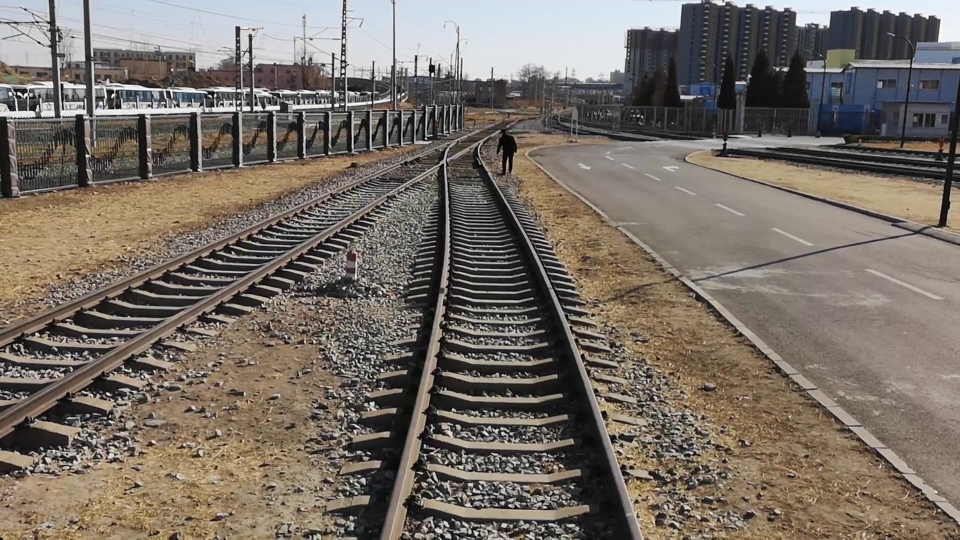
#> input picture opencv/image/rail_detect/Rail_Lane_Lines_master/pic/385.jpg, 1920 x 1080 px, found by its file name (shown at 1/2 size); its folder holds only this picture in this run
$ python pipeline-new.py   (older library calls are emulated)
#> lines starting #> are read from the running program, lines starting #| are printed output that depends on the picture; after the words box and inside, x2 and y2 are one past the last pixel; in counts of white or black regions, pixels touching at a corner belong together
### opencv/image/rail_detect/Rail_Lane_Lines_master/utils.py
# -*- coding: utf-8 -*-
"""
Created on Fri Oct  6 23:37:10 2017

@author: yang
"""

import numpy as np
import os
import cv2
import matplotlib.pyplot as plt
import matplotlib.image as mpimg

#get all image in the given directory persume that this directory only contain image files
# [19 lines left out: functions get_images_by_dir, calibrate, not called in this run]

# [6 lines of commented-out code are left out]

def get_M_Minv():
    # [6 lines of commented-out code are left out]
    src = np.float32([[(420, 720), (420, 400), (720, 720), (720, 400)]])
    dst = np.float32([[(420, 720), (0, 0), (720, 720), (1000, 0)]])
    M = cv2.getPerspectiveTransform(src, dst)
    Minv = cv2.getPerspectiveTransform(dst,src)
    return M,Minv

#function takes an image, object points, and image points
# performs the camera calibration, image distortion correction and
# returns the undistorted image
# [5 lines left out: function cal_undistort, not called in this run]

def abs_sobel_thresh(img, orient='x', thresh_min=0, thresh_max=255):
    # Convert to grayscale
    gray = cv2.cvtColor(img, cv2.COLOR_RGB2GRAY)

    # Apply x or y gradient with the OpenCV Sobel() function
    # and take the absolute value
    if orient == 'x':
        abs_sobel = np.absolute(cv2.Sobel(gray, cv2.CV_64F, 1, 0))
    if orient == 'y':
        abs_sobel = np.absolute(cv2.Sobel(gray, cv2.CV_64F, 0, 1))
    # Rescale back to 8 bit integer
    scaled_sobel = np.uint8(255*abs_sobel/np.max(abs_sobel))
    # Create a copy and apply the threshold
    binary_output = np.zeros_like(scaled_sobel)
    # Here I'm using inclusive (>=, <=) thresholds, but exclusive is ok too
    binary_output[(scaled_sobel >= thresh_min) & (scaled_sobel <= thresh_max)] = 1
    # Return the result
    return binary_output

def mag_thresh(img, sobel_kernel=3, mag_thresh=(0, 255)):
    # Convert to grayscale
    gray = cv2.cvtColor(img, cv2.COLOR_RGB2GRAY)
    # Take both Sobel x and y gradients
    sobelx = cv2.Sobel(gray, cv2.CV_64F, 1, 0, ksize=sobel_kernel)
    sobely = cv2.Sobel(gray, cv2.CV_64F, 0, 1, ksize=sobel_kernel)
    # Calculate the gradient magnitude
    gradmag = np.sqrt(sobelx**2 + sobely**2)
    # Rescale to 8 bit
    scale_factor = np.max(gradmag)/255
    gradmag = (gradmag/scale_factor).astype(np.uint8)
    # Create a binary image of ones where threshold is met, zeros otherwise
    binary_output = np.zeros_like(gradmag)
    binary_output[(gradmag >= mag_thresh[0]) & (gradmag <= mag_thresh[1])] = 1

    # Return the binary image
    return binary_output

def dir_threshold(img, sobel_kernel=3, thresh=(0, np.pi/2)):
    # Grayscale
    gray = cv2.cvtColor(img, cv2.COLOR_RGB2GRAY)
    # Calculate the x and y gradients
    sobelx = cv2.Sobel(gray, cv2.CV_64F, 1, 0, ksize=sobel_kernel)
    sobely = cv2.Sobel(gray, cv2.CV_64F, 0, 1, ksize=sobel_kernel)
    # Take the absolute value of the gradient direction,
    # apply a threshold, and create a binary image result
    absgraddir = np.arctan2(np.absolute(sobely), np.absolute(sobelx))
    binary_output =  np.zeros_like(absgraddir)
    binary_output[(absgraddir >= thresh[0]) & (absgraddir <= thresh[1])] = 1

    # Return the binary image
    return binary_output

def hls_select(img,channel='s',thresh=(0, 255)):
    hls = cv2.cvtColor(img, cv2.COLOR_RGB2HLS)
    if channel=='h':
        channel = hls[:,:,0]
    elif channel=='l':
        channel=hls[:,:,1]
    else:
        channel=hls[:,:,2]
    binary_output = np.zeros_like(channel)
    binary_output[(channel > thresh[0]) & (channel <= thresh[1])] = 1
    return binary_output

def luv_select(img, thresh=(0, 255)):
    luv = cv2.cvtColor(img, cv2.COLOR_RGB2LUV)
    l_channel = luv[:,:,0]
    binary_output = np.zeros_like(l_channel)
    binary_output[(l_channel > thresh[0]) & (l_channel <= thresh[1])] = 1
    return binary_output

def lab_select(img, thresh=(0, 255)):
    lab = cv2.cvtColor(img, cv2.COLOR_RGB2Lab)
    b_channel = lab[:,:,2]
    binary_output = np.zeros_like(b_channel)
    binary_output[(b_channel > thresh[0]) & (b_channel <= thresh[1])] = 1
    return binary_output

# [220 lines left out: functions find_line, find_line_by_previous, expand, draw_area, calculate_curv_and_pos, select_yellow and 2 more, not called in this run]

### opencv/image/rail_detect/Rail_Lane_Lines_master/line.py
# -*- coding: utf-8 -*-
"""
Created on Tue Oct 10 19:38:04 2017

@author: yang
"""
import numpy as np

# Define a class to receive the characteristics of each line detection
class Line():
    def __init__(self):
        # was the line detected in the last iteration?
        self.detected = False
        # x values of the last n fits of the line
        self.recent_fitted = [np.array([False])]
        #average x values of the fitted line over the last n iterations
        self.bestx = None
        #polynomial coefficients averaged over the last n iterations
        self.best_fit = None
        #polynomial coefficients for the most recent fit
        self.current_fit = [np.array([False])]
        #radius of curvature of the line in some units
        self.radius_of_curvature = None
        #distance in meters of vehicle center from the line
        self.line_base_pos = None
        #difference in fit coefficients between last and new fits
        self.diffs = np.array([0,0,0,0], dtype='float')
        #x values for detected line pixels
        self.allx = None
        #y values for detected line pixels
        self.ally = None

    # [27 lines left out: functions check_detected, update, not called in this run]


### opencv/image/rail_detect/Rail_Lane_Lines_master/pipeline-new.py
# -*- coding: utf-8 -*-
"""
Created on Sun Oct  8 21:49:26 2017

@author: zander
"""

import os
import cv2
import utils
import matplotlib.pyplot as plt
import numpy as np
from moviepy.editor import VideoFileClip
import line
# import tensorflow as tf
from PIL import Image
import time

def thresholding(img):
    #setting all sorts of thresholds
    x_thresh = utils.abs_sobel_thresh(img, orient='x', thresh_min=90 ,thresh_max=280)
    mag_thresh = utils.mag_thresh(img, sobel_kernel=3, mag_thresh=(30, 170))
    dir_thresh = utils.dir_threshold(img, sobel_kernel=3, thresh=(0.7, 1.3))
    hls_thresh = utils.hls_select(img, thresh=(160, 255))
    lab_thresh = utils.lab_select(img, thresh=(155, 210))
    luv_thresh = utils.luv_select(img, thresh=(225, 255))

    cv2.imshow('', x_thresh)
    cv2.waitKey(0)
    cv2.imshow('', mag_thresh)
    cv2.waitKey(0)
    cv2.imshow('', dir_thresh)
    cv2.waitKey(0)
    cv2.imshow('', hls_thresh)
    cv2.waitKey(0)
    exit(0)

    #Thresholding combination
    threshholded = np.zeros_like(x_thresh)
    threshholded[((x_thresh == 1) & (mag_thresh == 1)) | ((dir_thresh == 1) & (hls_thresh == 1)) | (lab_thresh == 1) | (luv_thresh == 1)] = 1

    return threshholded

# [5 lines left out: function RotateClockWise90, not called in this run]

def processing(img,M,Minv,left_line,right_line):
    #img = RotateClockWise90(img)
    #img = np.rot90(img)
    prev_time = time.time()
    img = Image.fromarray(img)
    undist = img
    #get the thresholded binary image
    img = np.array(img)
    thresholded = thresholding(img)
    # [5 lines of commented-out code are left out]
    thresholded_wraped = cv2.warpPerspective(thresholded, M, img.shape[1::-1], flags=cv2.INTER_LINEAR)

    #perform detection
    if left_line.detected and right_line.detected:
        left_fit, right_fit, left_lane_inds, right_lane_inds = utils.find_line_by_previous(thresholded_wraped,left_line.current_fit,right_line.current_fit)
    else:
        left_fit, right_fit, left_lane_inds, right_lane_inds = utils.find_line(thresholded_wraped)
    print(left_fit.shape, right_fit.shape, left_lane_inds.shape, right_lane_inds.shape)
    left_line.update(left_fit)
    right_line.update(right_fit)
    # #draw the detected laneline and the information
    undist = Image.fromarray(img)


    area_img, gre1 = utils.draw_area(undist,thresholded_wraped,Minv,left_fit, right_fit)

    # [4 lines of commented-out code are left out]
    curvature,pos_from_center = utils.calculate_curv_and_pos(thresholded_wraped,left_fit, right_fit)
    area_img = np.array(area_img)
    result = utils.draw_values(area_img,curvature,pos_from_center)
    curr_time = time.time()
    exec_time = curr_time - prev_time
    info = "time: %.2f ms" % (1000 * exec_time)
    print(info)

    return result,thresholded_wraped

# [56 lines left out: function main01, not called in this run]
    #'''

def main02():
    # path = r"F:\share\video\qd3\QD3-003-01-20220516-210000.mp4_002904.033.jpg"
    path = r"E:\work\pycode\util\opencv\picture\rail_detect\Rail_Lane_Lines_master\pic\385.jpg"
    img = cv2.imread(path)
#> img is the input picture: shape (1080, 1920, 3); mean B, G, R 102.1, 110.9, 119.7

    result=[]
    t2=[]
    c=1

    left_line = line.Line()
    right_line = line.Line()
    #cal_imgs = utils.get_images_by_dir('camera_cal')
    #object_points,img_points = utils.calibrate(cal_imgs,grid=(9,6))
    M,Minv = utils.get_M_Minv()
    prev_time = time.time()
    res, t1 = processing(img, M, Minv, left_line, right_line)
#> in thresholding, `x_thresh = utils.abs_sobel_thresh(img, orient='x', thresh_min=90 ,thre..`:
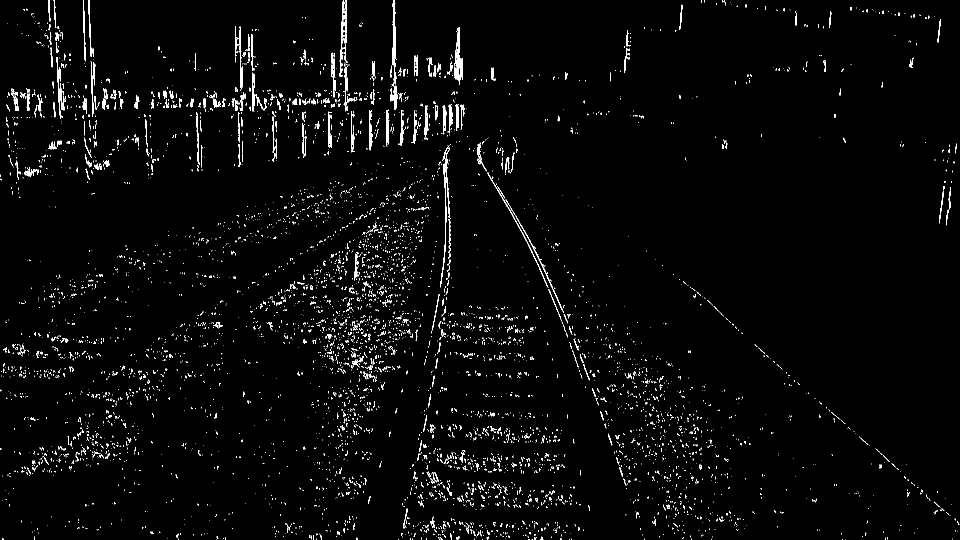
#> x_thresh: shape (1080, 1920) (shown at 1/2 size); values 0 (black) and 1 (white), 2.4% white in thin lines or dots
#> in mag_thresh, `gradmag = np.sqrt(sobelx**2 + sobely**2)`:
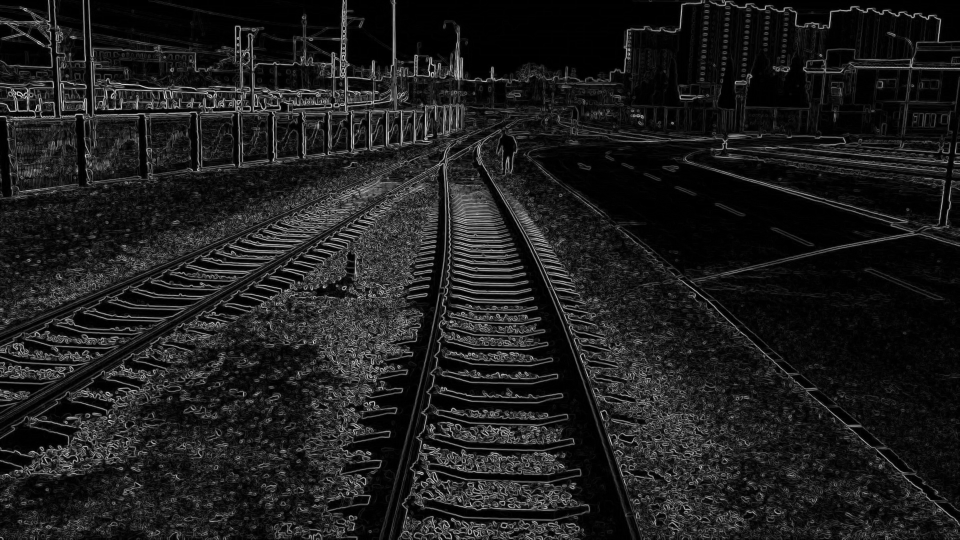
#> gradmag: shape (1080, 1920) float64 (shown at 1/2 size); min 0, max 859.4, mean 100; drawn with min black and max white
#> in mag_thresh, `scale_factor = np.max(gradmag)/255`: scale_factor = 3.37
#> in thresholding, `mag_thresh = utils.mag_thresh(img, sobel_kernel=3, mag_thresh=(30, 170))`: mag_thresh: shape (1080, 1920); values 0 (black) and 1 (white), 32.4% white; 6202 white regions (5215 under 20 px), largest, box (x1, y1, x2, y2) and area: (0, 0, 1898, 1080) 504592, (1201, 300, 1920, 1080) 23514, (1418, 0, 1920, 210) 7557
#> in dir_threshold, `absgraddir = np.arctan2(np.absolute(sobely), np.absolute(sobelx))`:
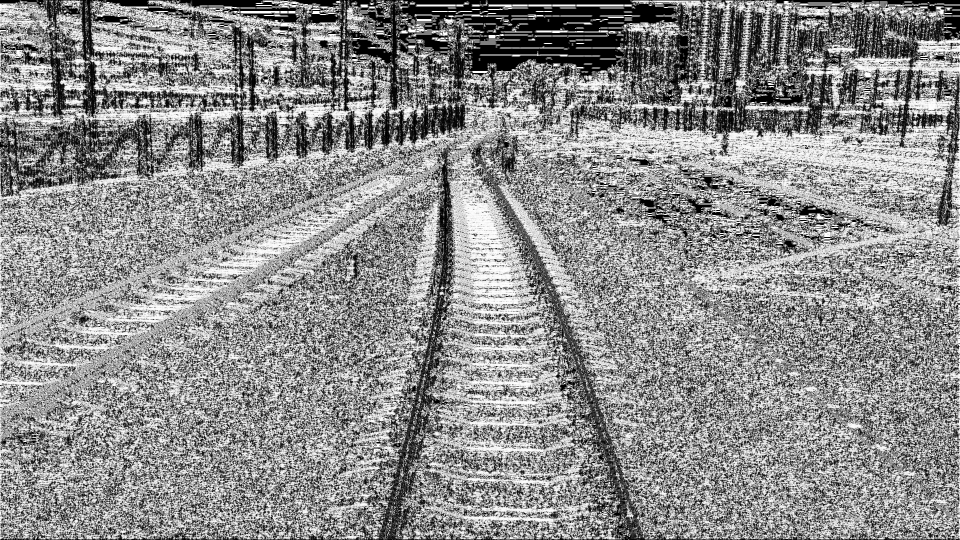
#> absgraddir: shape (1080, 1920) float64 (shown at 1/2 size); min 0, max 1.57, mean 0.866; drawn with min black and max white
#> in thresholding, `dir_thresh = utils.dir_threshold(img, sobel_kernel=3, thresh=(0.7, 1.3))`:
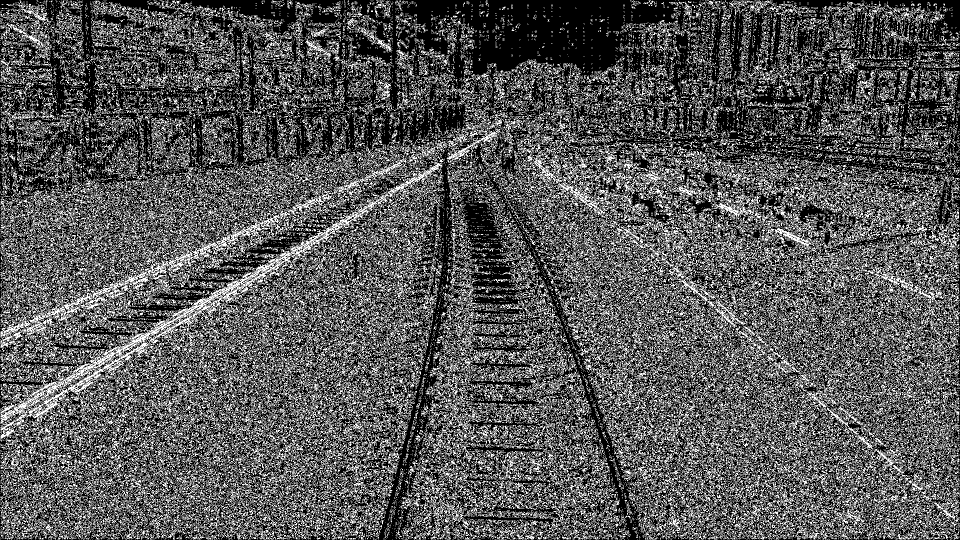
#> dir_thresh: shape (1080, 1920) float64 (shown at 1/2 size); values 0 (black) and 1 (white), 34.1% white in thin lines or dots
#> in hls_select, `hls = cv2.cvtColor(img, cv2.COLOR_RGB2HLS)`: hls: shape (1080, 1920, 3); mean of channels 0, 1, 2 85, 111, 35.7
#> in hls_select, `channel=hls[:,:,2]`:
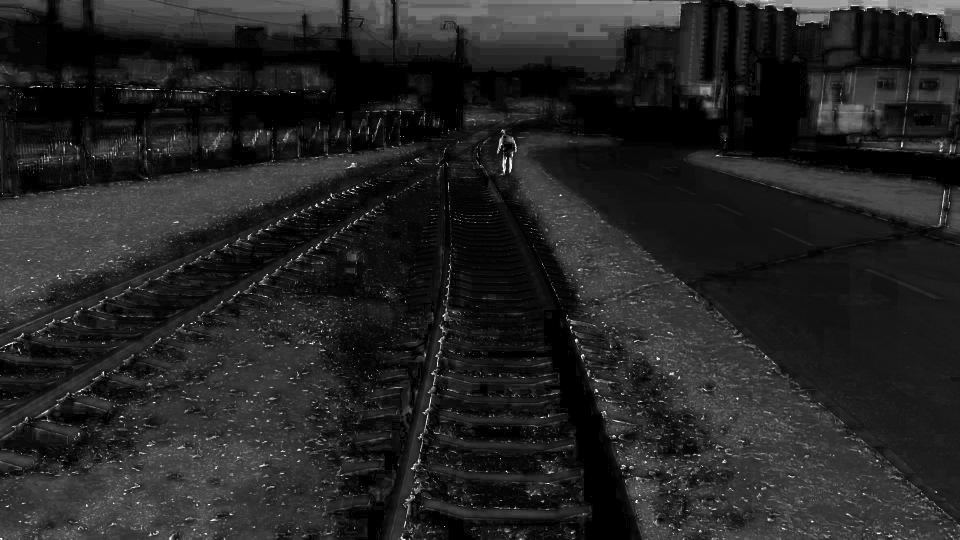
#> channel: shape (1080, 1920) (shown at 1/2 size); min 0, max 255, mean 35.7
#> in thresholding, `hls_thresh = utils.hls_select(img, thresh=(160, 255))`: hls_thresh: shape (1080, 1920); values 0 (black) and 1 (white), 0.41% white in thin lines or dots
#> in lab_select, `lab = cv2.cvtColor(img, cv2.COLOR_RGB2Lab)`: lab: shape (1080, 1920, 3); mean of channels 0, 1, 2 115.6, 127.1, 122.1
#> in lab_select, `b_channel = lab[:,:,2]`:
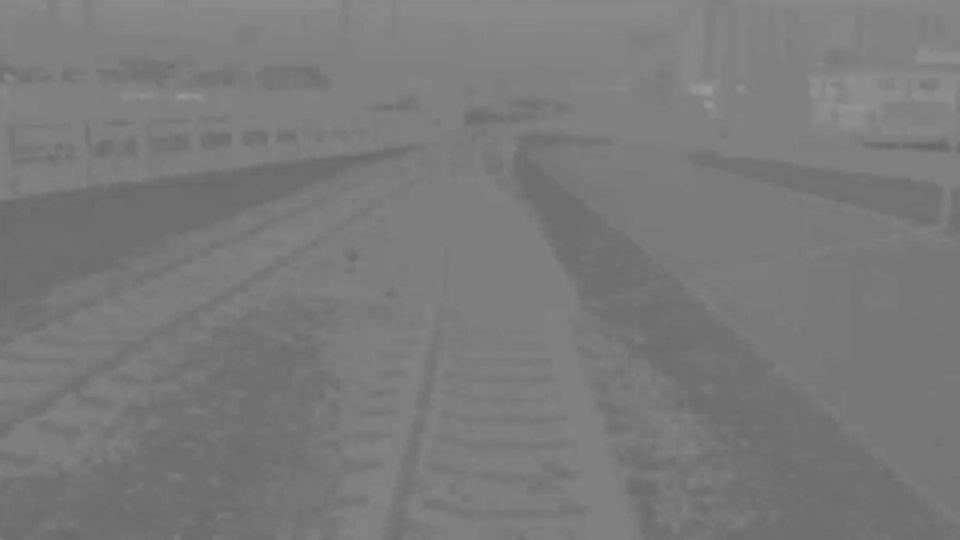
#> b_channel: shape (1080, 1920) (shown at 1/2 size); min 102, max 156, mean 122.1
#> in thresholding, `lab_thresh = utils.lab_select(img, thresh=(155, 210))`: lab_thresh: shape (1080, 1920); values 0 (black) and 1 (white), 0% white in thin lines or dots, all inside (x1, y1, x2, y2) = (1415, 177, 1417, 178)
#> in luv_select, `luv = cv2.cvtColor(img, cv2.COLOR_RGB2LUV)`: luv: shape (1080, 1920, 3); mean of channels 0, 1, 2 115.1, 93.1, 128.5
#> in thresholding, `luv_thresh = utils.luv_select(img, thresh=(225, 255))`:
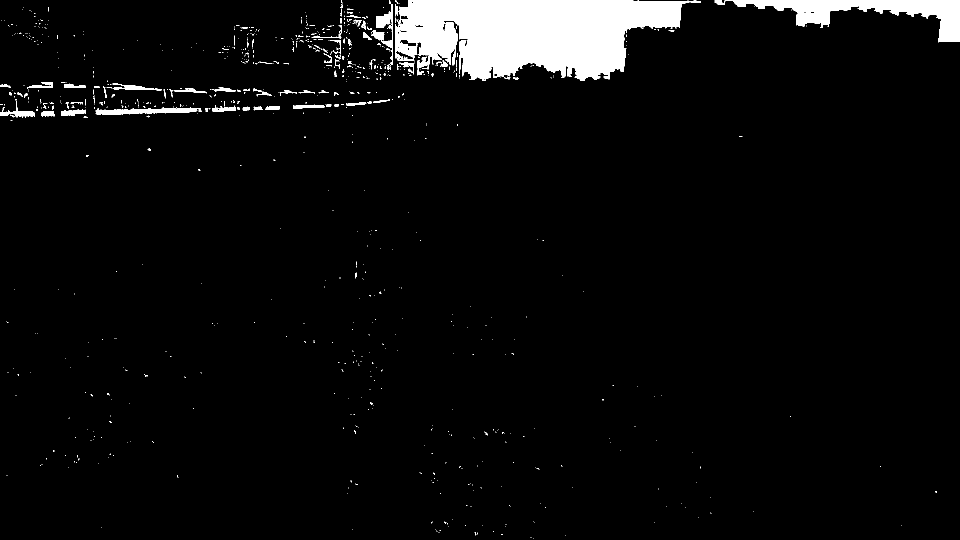
#> luv_thresh: shape (1080, 1920) (shown at 1/2 size); values 0 (black) and 1 (white), 4.6% white; 857 white regions (772 under 20 px), largest, box (x1, y1, x2, y2) and area: (791, 0, 1402, 162) 67456, (1429, 0, 1920, 85) 13792, (191, 214, 404, 230) 1799
    curr_time = time.time()
    exec_time = curr_time - prev_time
    info = "time: %.2f ms" % (1000 * exec_time)
    print(info)
    result.append(res)
    t2.append(t1)

    plt.figure(10)
    plt.imshow(result[0])

    img1 = t2[0]
    print(result[0].shape)
    # plt.figure(1)
    plt.show()

if __name__ == '__main__':
    main02()
#> (the program exits here)
